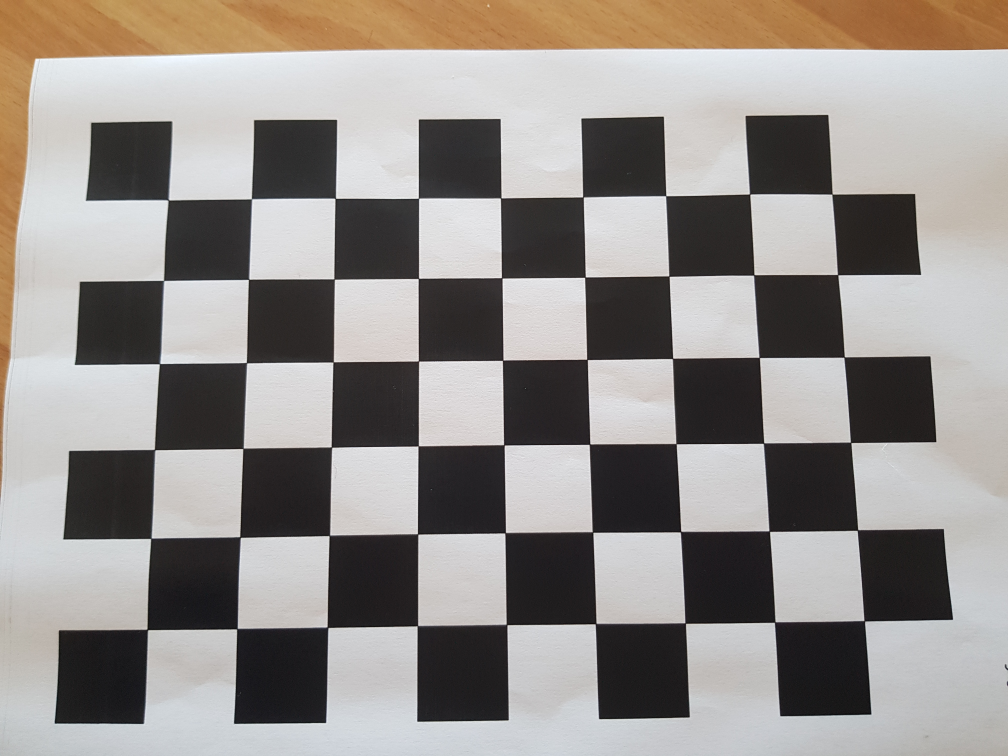
#> input picture AssignmentCV/calib_1.jpg, 4032 x 3024 px (shown at 1/4 size); its folder holds only this picture in this run
$ python calibration.py
#> lines starting #> are read from the running program, lines starting #| are printed output that depends on the picture; after the words box and inside, x2 and y2 are one past the last pixel; in counts of white or black regions, pixels touching at a corner belong together; long printed decimals are rounded
# Camera calibration script


import numpy as np
import cv2 as cv
import glob
import matplotlib.pyplot as plt

# Press the green button in the gutter to run the script.
if __name__ == '__main__':
    # parameters of the camera calibration pattern
    pattern_num_rows = 9
    pattern_num_cols = 6
    pattern_size = (pattern_num_rows, pattern_num_cols)

    # mobile phone cameras can have a very high resolution.
    # It can be reduced to reduce the computing overhead
    image_downsize_factor = 4

    # termination criteria
    criteria = (cv.TERM_CRITERIA_EPS + cv.TERM_CRITERIA_MAX_ITER, 30, 0.001)

    # prepare object points, like (0,0,0), (1,0,0), (2,0,0) ....,(6,5,0)
    objp = np.zeros((pattern_num_rows * pattern_num_cols, 3), np.float32)
    objp[:, :2] = np.mgrid[0:pattern_num_rows, 0:pattern_num_cols].T.reshape(-1, 2)

    # Arrays to store object points and image points from all the images.
    objpoints = []  # 3d point in real world space
    imgpoints = []  # 2d points in image plane.
    images = glob.glob('calib_*.jpg')
    # cv.namedWindow('img', cv.WINDOW_NORMAL)  # Create window with freedom of dimensions
    # cv.resizeWindow('img', 800, 600)
    for fname in images:
        img = cv.imread(fname)
#> img is the input picture: shape (3024, 4032, 3); mean B, G, R 139.9, 143.7, 148.7
        img_rows = img.shape[1]
        img_cols = img.shape[0]
        new_img_size = (int(img_rows / image_downsize_factor), int(img_cols / image_downsize_factor))
        img = cv.resize(img, new_img_size, interpolation=cv.INTER_CUBIC)
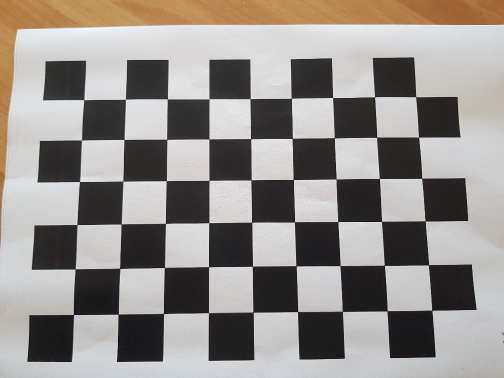
#> img: shape (756, 1008, 3) (shown at 1/2 size); mean B, G, R 139.9, 143.7, 148.7
        gray = cv.cvtColor(img, cv.COLOR_BGR2GRAY)
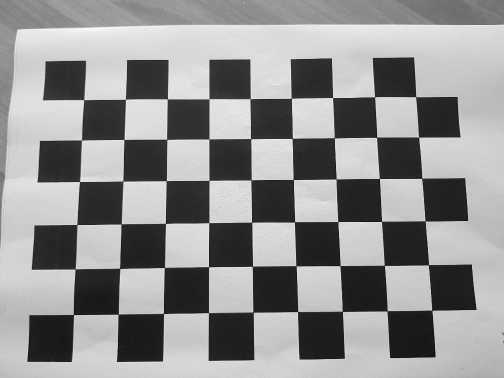
#> gray: shape (756, 1008) (shown at 1/2 size); min 0, max 255, mean 144.8

        print('Processing caliration image:', fname)
        # Find the chess board corners
        ret, corners = cv.findChessboardCorners(gray, pattern_size, None)
#> ret = True; corners = 54 rows, first 8: [168.2, 200], [251.7, 199], [335.3, 198.3], [418.4, 198.3], [500.6, 198.1], [583, 197], [666, 196], [749.6, 194]
        # If found, add object points, image points (after refining them)
        if ret == True:
            objpoints.append(objp)
            corners2 = cv.cornerSubPix(gray, corners, (11, 11), (-1, -1), criteria)
#> corners2 = 54 rows, first 8: [168.2, 200], [251.4, 198.8], [335.2, 198.4], [418.5, 198.3], [500.6, 197.8], [583, 196.9], [665.6, 195.6], [749.6, 194.1]
            imgpoints.append(corners)
            # Draw and display the corners
            cv.drawChessboardCorners(img, pattern_size, corners2, ret)
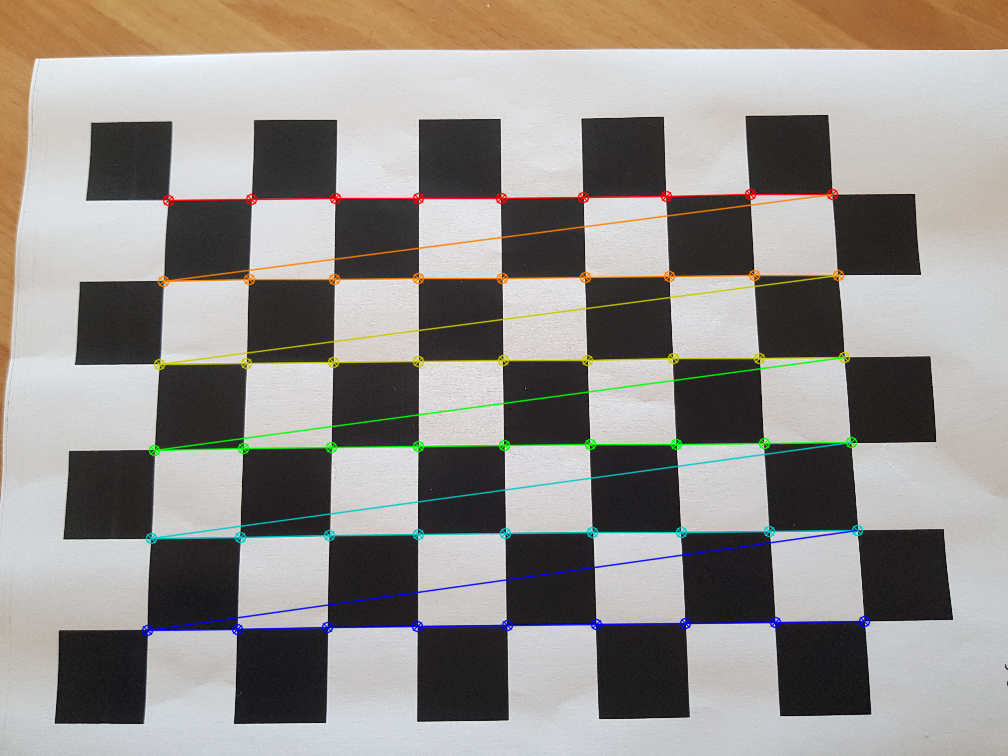
#> img: shape (756, 1008, 3); 3.56% of pixels changed, all inside (x1, y1, x2, y2) = (141, 188, 871, 637)
            cv.imshow('img', img)
            cv.waitKey(500)
    # See PyCharm help at https://www.jetbrains.com/help/pycharm/

    # initial_distortion = np.zeros((1, 5))
    # initial_K = np.eye(3)
    ret, mtx, dist, rvecs, tvecs = cv.calibrateCamera(objpoints, imgpoints, gray.shape[::-1], None, None,
                                                      flags=(cv.CALIB_ZERO_TANGENT_DIST))
#> ret = 0.375; mtx = [[1428.2, 0, 498.9], [0, 1462.7, 378.5], [0, 0, 1]]; dist = [[0.696, -9.48, 0, 0, 40.05]]; rvecs = ([-0.263, -0.0108, -0.0112],); tvecs = ([-3.98, -2.1, 17.43],)

    # reprojection error for the calibration images
    mean_error = 0
    for i in range(len(objpoints)):
        imgpoints2, _ = cv.projectPoints(objpoints[i], rvecs[i], tvecs[i], mtx, dist)
        error = cv.norm(imgpoints[i], imgpoints2, cv.NORM_L2) / len(imgpoints2)
        mean_error += error
#> this loop made 1 pass
#> (error, mean_error) on pass 1: (0.051, 0.051)
#> after the loop, mean_error = 0.051
    print("total error: {}".format(mean_error / len(objpoints)))
#| total error: 0.05099

    print('The calibartion matrix is')
    print(mtx)
#| [[1.42817752e+03 0.00000000e+00 4.98891587e+02]
#|  [0.00000000e+00 1.46267004e+03 3.78507485e+02]
#|  [0.00000000e+00 0.00000000e+00 1.00000000e+00]]
    print('The radial distortion parameters are')
    print(dist)
#| [[ 0.6958 -9.481  0.          0.         40.049]]

    # undistorting the images
    print('Undistoring the images')
    images = glob.glob('pilar_*.jpg')
    for fname in images:
        img = cv.imread(fname)
        img_rows = img.shape[1]
        img_cols = img.shape[0]
        new_img_size = (int(img_rows / image_downsize_factor), int(img_cols / image_downsize_factor))
        img = cv.resize(img, new_img_size, interpolation=cv.INTER_CUBIC)
        gray = cv.cvtColor(img, cv.COLOR_BGR2GRAY)
        print(fname)
        undist_image = cv.undistort(img, mtx, dist)
        cv.imshow(fname, undist_image)

    cv.waitKey(0)

$ run again, on AssignmentCV/calib_5.jpg
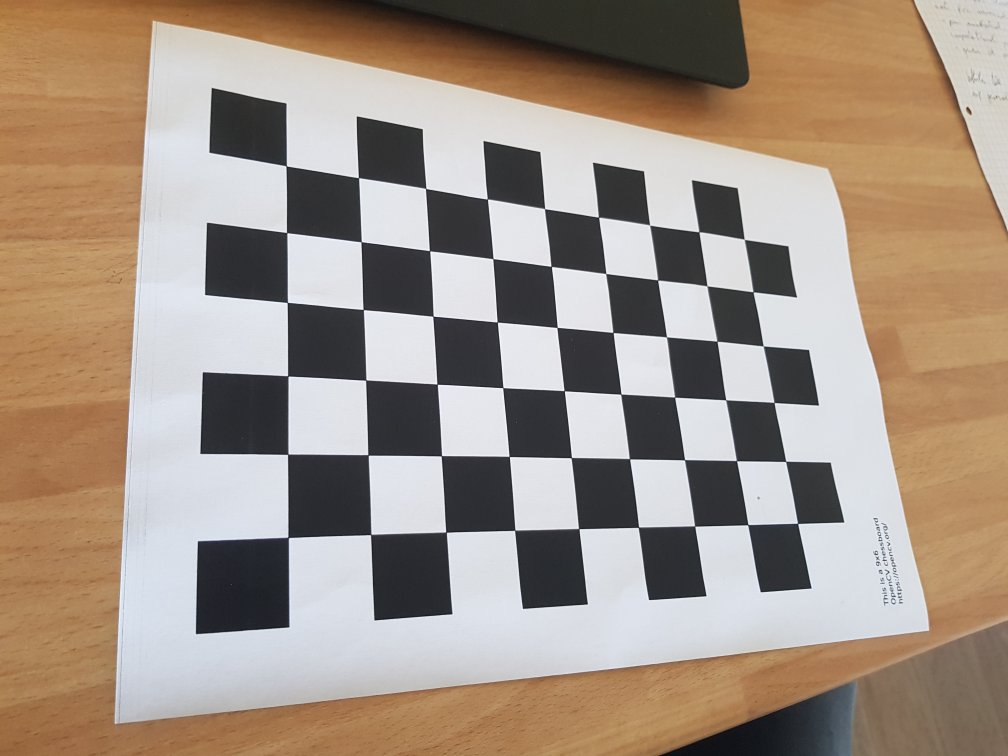
#> input picture AssignmentCV/calib_5.jpg, 4032 x 3024 px (shown at 1/4 size)
#> img is the input picture: shape (3024, 4032, 3); mean B, G, R 133.1, 146.6, 161.9
#> `gray = cv.cvtColor(img, cv.COLOR_BGR2GRAY)`:
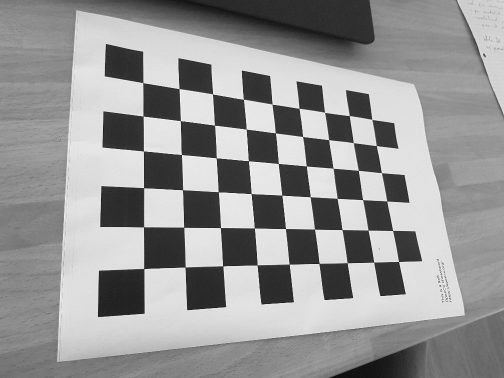
#> gray: shape (756, 1008) (shown at 1/2 size); min 1, max 255, mean 149.6
#> `ret, corners = cv.findChessboardCorners(gray, pattern_size, None)`: ret = True; corners = 54 rows, first 8: [286.3, 166], [358.5, 177.5], [425.5, 188.3], [487.4, 199.2], [544.5, 208.5], [598.5, 217.4], [649.6, 225.2], [698.9, 231.8]
#> corners2 = 54 rows, first 8: [286.3, 166], [358.5, 177.6], [425.6, 188.4], [487.3, 199], [544.6, 208.6], [598.5, 217.2], [649.6, 224.9], [698.9, 231.8]
#> `cv.drawChessboardCorners(img, pattern_size, corners2, ret)`:
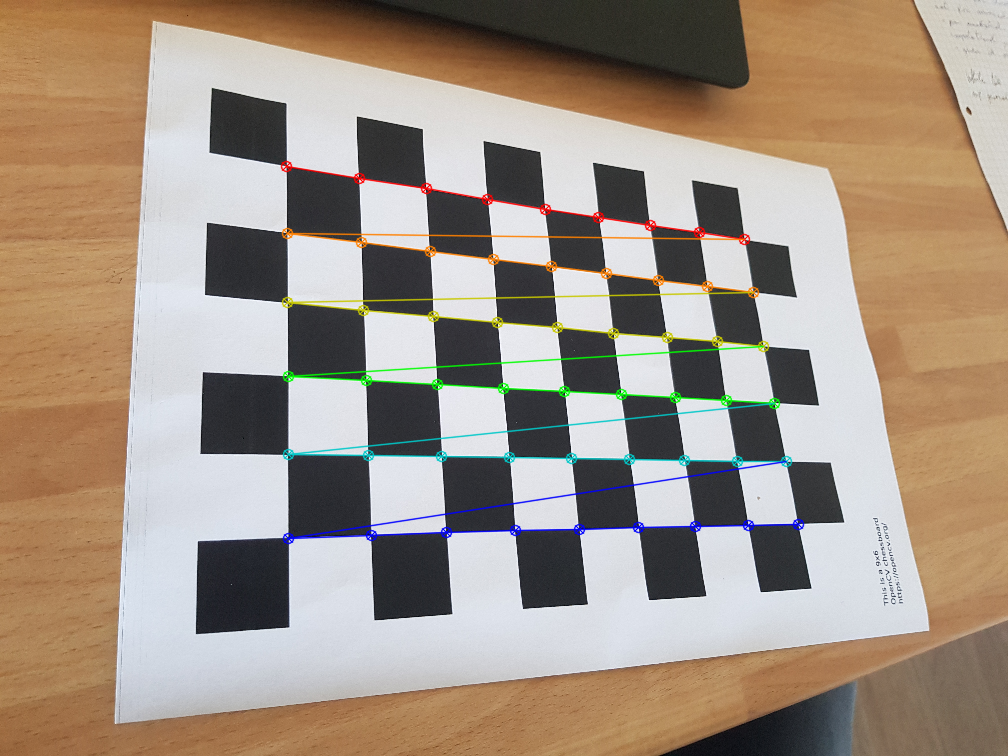
#> img: shape (756, 1008, 3); mean B, G, R 132.3, 146.6, 161.4
#> `ret, mtx, dist, rvecs, tvecs = cv.calibrateCamera(objpoints, imgpoints..`: ret = 0.427; mtx = [[817.4, 0, 495.1], [0, 814.4, 369.3], [0, 0, 1]]; dist = [[0.176, -0.772, 0, 0, 2.09]]; rvecs = ([-0.311, -0.445, -0.00997],); tvecs = ([-2.83, -2.77, 11.23],)
#> the loop `for i in range(len(objpoints)):` made 1 pass
#> (error, mean_error) on pass 1: (0.0581, 0.0581)
#> after the loop `for i in range(len(objpoints)):`: mean_error = 0.0581
#| total error: 0.05815
#| [[817.372    0.         495.086]
#|  [  0.         814.383 369.270 ]
#|  [  0.           0.           1.        ]]
#| [[ 0.1756 -0.7717  0.          0.          2.089]]

$ run again, on AssignmentCV/calib_6.jpg
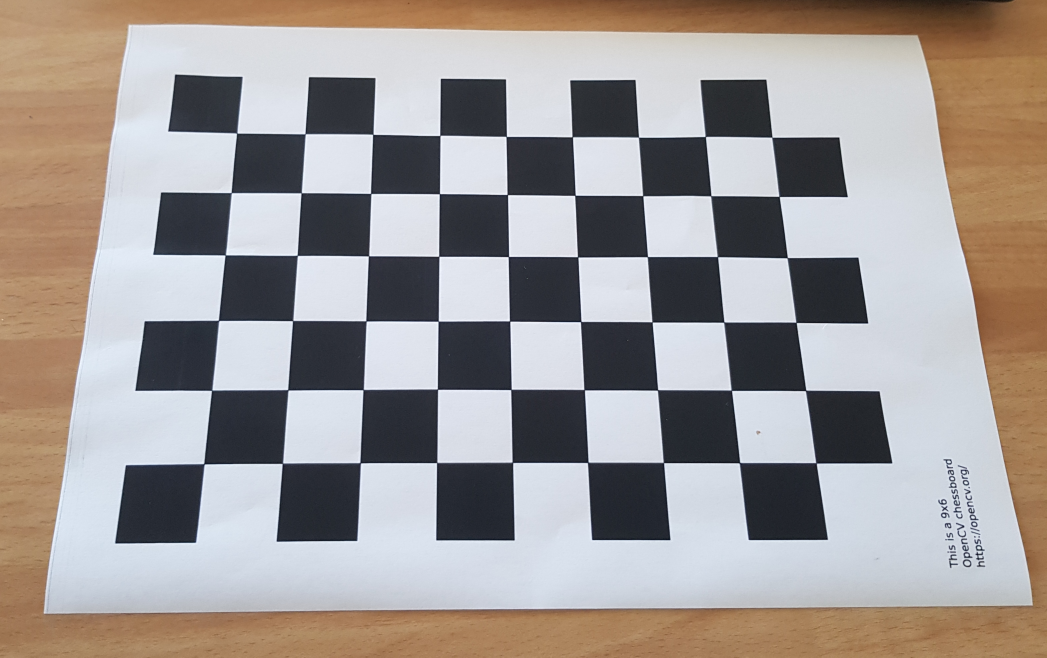
#> input picture AssignmentCV/calib_6.jpg, 3141 x 1972 px (shown at 1/3 size)
#> img is the input picture: shape (1972, 3141, 3); mean B, G, R 150.4, 153.4, 160
#> `gray = cv.cvtColor(img, cv.COLOR_BGR2GRAY)`:
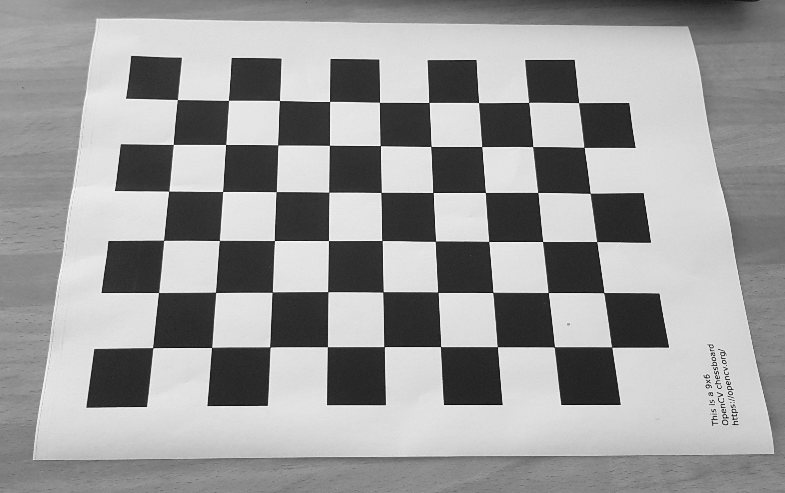
#> gray: shape (493, 785); min 7, max 252, mean 155
#> `ret, corners = cv.findChessboardCorners(gray, pattern_size, None)`: ret = True; corners = 54 rows, first 8: [177.4, 99.58], [228.5, 100.4], [279.5, 100.5], [329.6, 101.5], [379.4, 102.3], [428.9, 102.5], [478.5, 102.6], [528.5, 102.4]
#> corners2 = 54 rows, first 8: [177.3, 99.55], [228.5, 100.4], [279.5, 100.5], [329.5, 101.5], [379.5, 102.3], [428.9, 102.5], [478.6, 102.6], [528.7, 102.4]
#> `cv.drawChessboardCorners(img, pattern_size, corners2, ret)`:
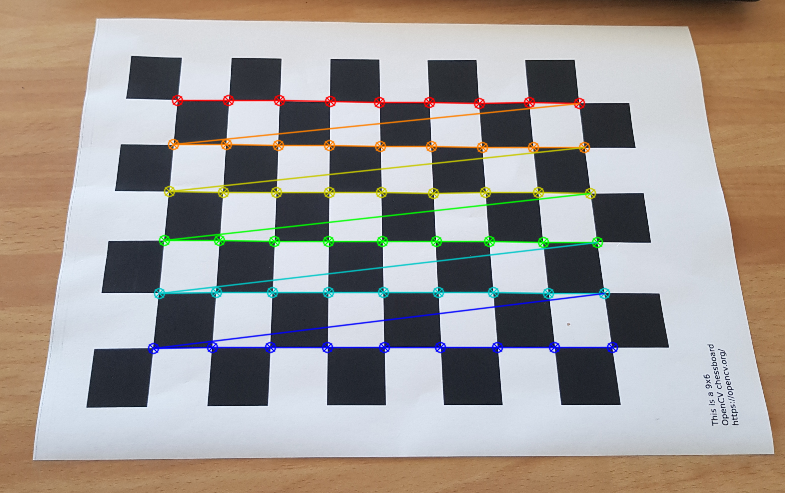
#> img: shape (493, 785, 3); mean B, G, R 148.9, 153.4, 159.4
#> `ret, mtx, dist, rvecs, tvecs = cv.calibrateCamera(objpoints, imgpoints..`: ret = 0.277; mtx = [[1052.6, 0, 382.3], [0, 1135.7, 220.7], [0, 0, 1]]; dist = [[0.514, -7.82, 0, 0, 61.17]]; rvecs = ([-0.551, -0.039, -0.00757],); tvecs = ([-4.06, -2.22, 21.09],)
#> the loop `for i in range(len(objpoints)):` made 1 pass
#> (error, mean_error) on pass 1: (0.0377, 0.0377)
#> after the loop `for i in range(len(objpoints)):`: mean_error = 0.0377
#| total error: 0.03773
#| [[1.05256638e+03 0.00000000e+00 3.82338029e+02]
#|  [0.00000000e+00 1.13572660e+03 2.20715799e+02]
#|  [0.00000000e+00 0.00000000e+00 1.00000000e+00]]
#| [[ 0.5135 -7.822  0.          0.         61.167]]
